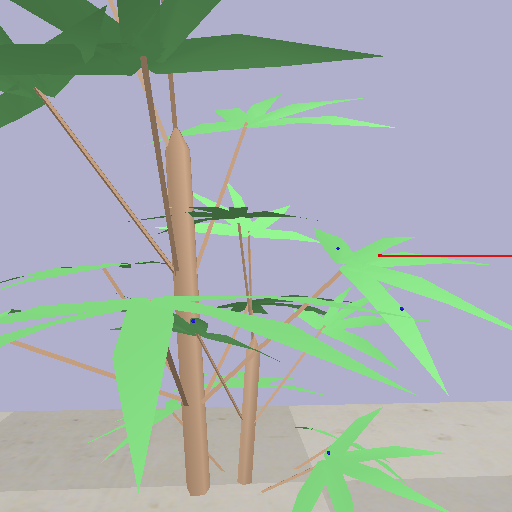
#> input picture testPlantWithAphids.png, 512 x 512 px
$ python opencvTests.py   (Python 2 division)   (older library calls are emulated)
#> lines starting #> are read from the running program, lines starting #| are printed output that depends on the picture; after the words box and inside, x2 and y2 are one past the last pixel; in counts of white or black regions, pixels touching at a corner belong together
import cv2          #openCV module
import numpy as np
import time
import sys
import matplotlib.pyplot as plt
import FindImageObjects as fio

filename = 'testPlantWithAphids'
imBGR = cv2.imread(filename + '.png')
#> imBGR is the input picture: shape (512, 512, 3); mean B, G, R 174.2, 176.4, 164.3

#cv2.imshow('BGR Colour Scheme', imBGR)
imHSV = cv2.cvtColor(imBGR, cv2.COLOR_BGR2HSV)
#> imHSV: shape (512, 512, 3); mean H, S, V 83.9, 50.6, 195.8

lower_blue = np.array([50, 200, 100])
upper_blue = np.array([160, 255, 255])
maskHSV = cv2.inRange(imHSV, lower_blue, upper_blue)
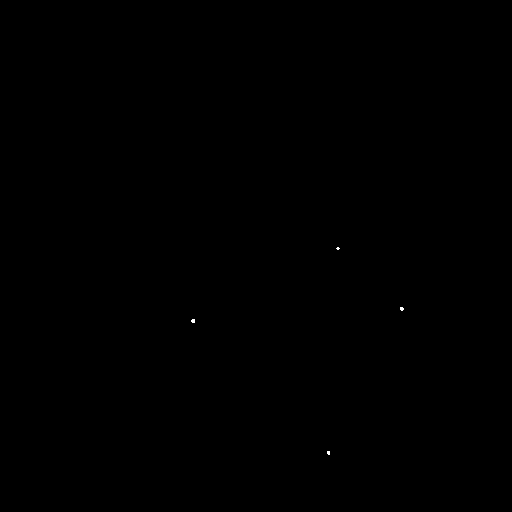
#> maskHSV: shape (512, 512); 0.02% white in thin lines or dots, all inside (x1, y1, x2, y2) = (191, 247, 404, 455)
#filtAphidHSV = cv2.bitwise_and(imHSV, imHSV, mask = maskHSV)
_,contours,_ = cv2.findContours(maskHSV, cv2.RETR_TREE, cv2.CHAIN_APPROX_SIMPLE)
#> contours = 4 contours, all with area under 20
cv2.drawContours(imHSV, contours, -1, (0, 0, 255), 1)
#> imHSV: shape (512, 512, 3); mean H, S, V 83.9, 50.5, 195.8
#print contours
#cnt = contours[0]

for cnt in contours:

    x,y,w,h = cv2.boundingRect(cnt)
    M = cv2.moments(cnt)
    cx = int(M['m10']/M['m00'])
    cy = int(M['m01']/M['m00'])
    print cx, cy
    print x,y,w,h
    cv2.rectangle(imHSV,(x,y),(x+w,y+h),(255,0,0),1)
#> this loop made 4 passes
#> (x, y, w, h, cx, cy) on passes 1 to 4: (327, 451, 3, 4, 328, 452), (191, 319, 4, 4, 192, 320), (400, 307, 4, 4, 401, 308), (336, 247, 4, 3, 337, 248)
#| 328 452
#| 327 451 3 4
#| 192 320
#| 191 319 4 4
#| 401 308
#| 400 307 4 4
#| 337 248
#| 336 247 4 3
#> imHSV: shape (512, 512, 3); mean H, S, V 83.9, 50.5, 195.7

cv2.imshow('img',imHSV)
cv2.waitKey(0)


# [4 lines of commented-out code are left out]
